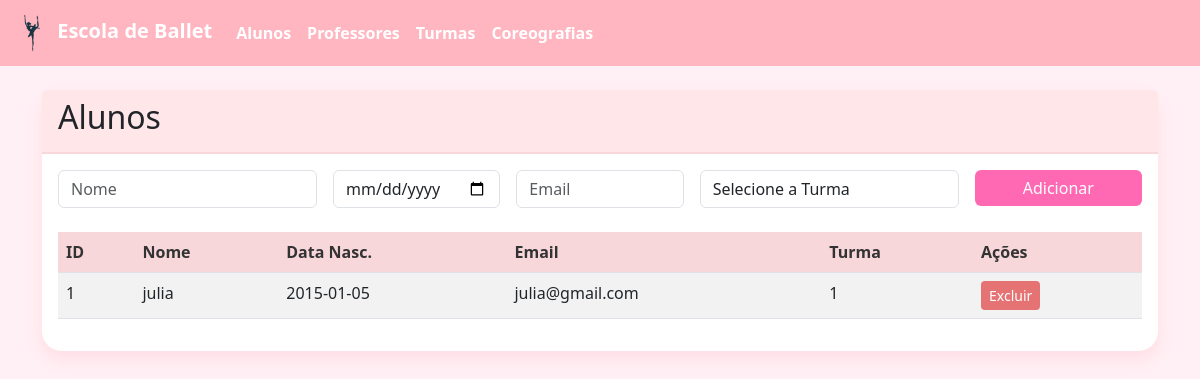
Before: /alunos with the older database file.
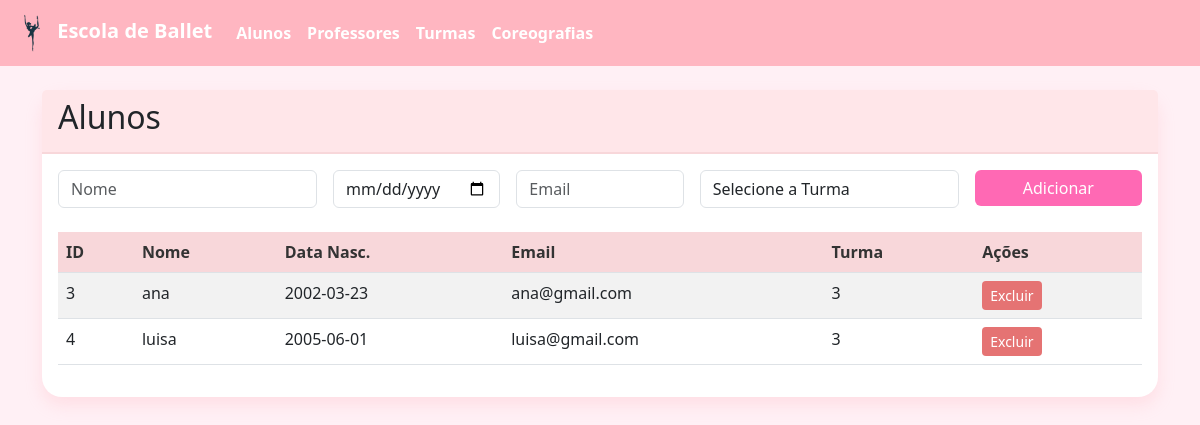
After: the same page with the newer database file.
### tables this page shows
CREATE TABLE Aluno (
    id INTEGER PRIMARY KEY AUTOINCREMENT,
    nome TEXT NOT NULL,
    data_nascimento DATE NOT NULL,
    email TEXT NOT NULL,
    telefone TEXT,
    endereco TEXT,
    turma_id INTEGER REFERENCES Turma(id)
);

### app.py (the view)
@app.route('/alunos')
def mostrar_alunos():
    alunos = listar_alunos()
    turmas = listar_turmas()
    return render_template('alunos.html', alunos=alunos, turmas=turmas)

### db/connection.py (called while the page is built)
def conectar():
    return sqlite3.connect('ballet.db')

### models/aluno.py (called while the page is built)
def listar_alunos():
    conn = conectar()
    cursor = conn.cursor()
    cursor.execute("""
        SELECT a.id, a.nome, a.data_nascimento, a.email,
               COALESCE(a.turma_id, 'Sem turma') as turma_id
        FROM Aluno a
    """)
    alunos = cursor.fetchall()
    conn.close()
    return alunos

### models/turma.py (called while the page is built)
def listar_turmas():
    conn = conectar()
    cursor = conn.cursor()
    cursor.execute("SELECT * FROM Turma")
    resultado = cursor.fetchall()
    conn.close()
    return resultado

### templates/alunos.html (shortened to what this page needs)
{% extends "base.html" %}
{% block content %}
<div class="card">
    <div class="card-header">
        <h2>Alunos</h2>
    </div>
    <div class="card-body">
        <form method="POST" action="{{ url_for('adicionar_aluno') }}" class="mb-4">
            <div class="row g-3">
                <div class="col-md-3">
                <input type="text" name="nome" class="form-control" placeholder="Nome" required>
                </div>
                <div class="col-md-2">
                <input type="date" name="data_nascimento" class="form-control" required>
                </div>
                <div class="col-md-2">
                <input type="email" name="email" class="form-control" placeholder="Email" required>
                </div>
                <div class="col-md-3">
                <select name="turma_id" class="form-control">
                    <option value="">Selecione a Turma</option>
                </select>
                </div>
                <div class="col-md-2">
                <button type="submit" class="btn btn-primary w-100">Adicionar</button>
                </div>
            </div>
        </form>
        <table class="table table-striped">
            <thead>
                <tr>
                    <th>ID</th>
                    <th>Nome</th>
                    <th>Data Nasc.</th>
                    <th>Email</th>
                    <th>Turma</th>
                    <th>Ações</th>
                </tr>
            </thead>
            <tbody>
                {% for aluno in alunos %}
                <tr>
                    <td>{{ aluno[0] }}</td>
                    <td>{{ aluno[1] }}</td>
                    <td>{{ aluno[2] }}</td>
                    <td>{{ aluno[3] }}</td>
                    <td>{{ aluno[4] or 'Sem turma' }}</td>
                    <td>
                        <a href="{{ url_for('remover_aluno', id=aluno[0]) }}"
                           class="btn btn-danger btn-sm"
                           onclick="return confirm('Tem certeza?')">
                            Excluir
                        </a>
                    </td>
                </tr>
                {% endfor %}
            </tbody>
        </table>
    </div>
</div>
{% endblock %}

### templates/base.html (shortened to what this page needs)
<!DOCTYPE html>
<html lang="pt-br">
<head>
  <link href="https://cdn.jsdelivr.net/npm/bootstrap@5.3.0/dist/css/bootstrap.min.css" rel="stylesheet">
  <link rel="stylesheet" href="{{ url_for('static', filename='style.css') }}">
</head>
<body>
  <nav class="navbar navbar-expand-lg navbar-dark bg-primary">
    <div class="container-fluid">
      <a class="navbar-brand" href="/">
        <img src="{{ url_for('static', filename='logo_ballet.png') }}" height="40" alt="Logo">
        Escola de Ballet
      </a>
      <div class="collapse navbar-collapse">
        <ul class="navbar-nav">
          <li class="nav-item"><a class="nav-link" href="{{ url_for('mostrar_alunos') }}">Alunos</a></li>
          <li class="nav-item"><a class="nav-link" href="{{ url_for('mostrar_professores') }}">Professores</a></li>
          <li class="nav-item"><a class="nav-link" href="{{ url_for('mostrar_turmas') }}">Turmas</a></li>
          <li class="nav-item"><a class="nav-link" href="{{ url_for('mostrar_coreografias') }}">Coreografias</a></li>
        </ul>
      </div>
    </div>
  </nav>
  <div class="container mt-4">
    {% block content %}{% endblock %}
  </div>
</body>
</html>

### static/style.css (style rules this page uses)
body { background-color: #fff0f5; font-family: 'Segoe UI', Tahoma, Geneva, Verdana, sans-serif; }
.navbar { background-color: #ffb6c1 !important; }
.navbar-brand, .navbar-nav .nav-link { color: white !important; font-weight: bold; }
.card { border-radius: 20px; border: none; background-color: #ffffff; box-shadow: 0 8px 16px rgba(255, 182, 193, 0.3); }
.card-header { background-color: #ffe6e9; border-bottom: 2px solid #f8d7da; border-radius: 20px 20px 0 0; }
.table th { background-color: #f8d7da; color: #333; font-weight: bold; }
.table-striped tbody tr:nth-of-type(odd) { background-color: #fff5f7; }
.btn-primary { background-color: #ff69b4; border: none; }
.btn-danger { background-color: #e57373; border: none; }

Changed rows visible on the page:
removed Aluno: id "1", nome "julia", data_nascimento "2015-01-05", email "julia@gmail.com", aluno "1"
added Aluno: id "3", nome "ana", data_nascimento "2002-03-23", email "ana@gmail.com", aluno "3"
added Aluno: id "4", nome "luisa", data_nascimento "2005-06-01", email "luisa@gmail.com", turma "3"
